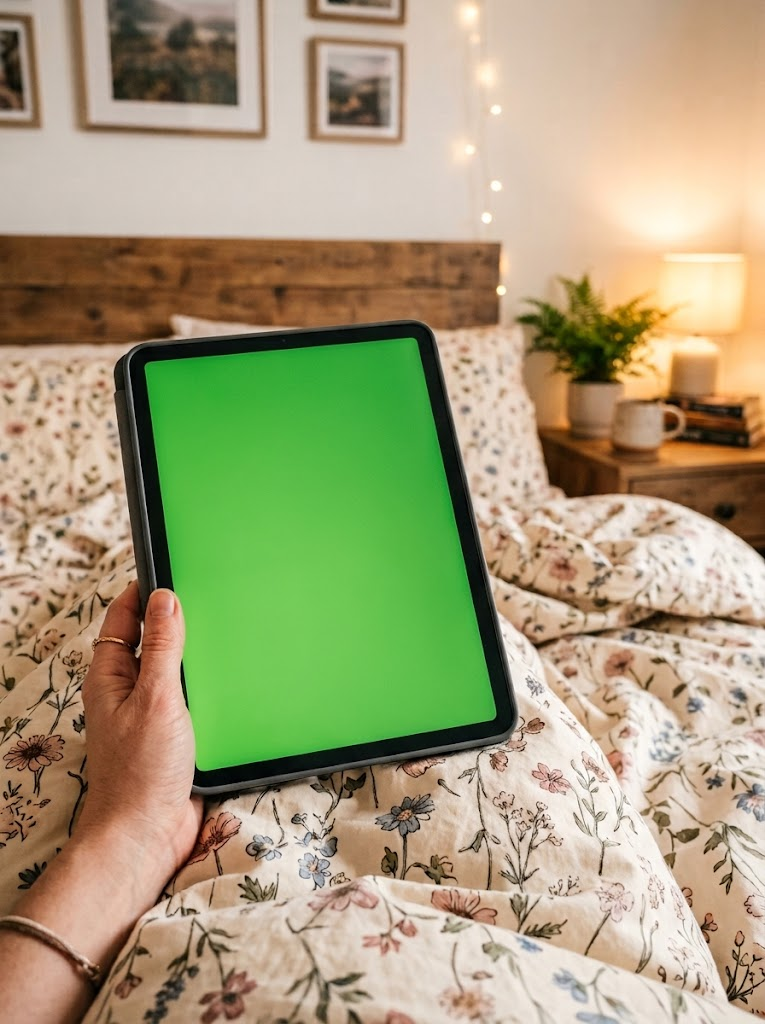
#> input picture bg_ipad.jpg, 765 x 1024 px, given in place of Computer_screen_on_desk_dc3c251f.jpg, which was not available
$ python make_1388d_s3_screens.py
#> lines starting #> are read from the running program, lines starting #| are printed output that depends on the picture; after the words box and inside, x2 and y2 are one past the last pixel; in counts of white or black regions, pixels touching at a corner belong together
#!/usr/bin/env python3
"""
1388 (Drops) слайд 3: фото экрана компьютера из Flow → на экран ставим НАСТОЯЩИЙ скрин drops.game.
Flow держит крупные «DROP A SONG.» / «get a playable game.», но мелкий текст портит («Get starnd», «Upload a cong»),
поэтому содержимое экрана заменяется скрином с той же перспективой; блики окна и оттенок жёлтого берутся с фото.

Углы области содержимого экрана (TL, TR, BR, BL) в пикселях исходного фото — SCREENS; скрин под пропорции экрана.
Результат 2× от исходника → output/1388d_slides/s3_photo/<имя>.jpg

  python make_1388d_s3_screens.py
"""

from __future__ import annotations

from pathlib import Path

import cv2
import numpy as np
from PIL import Image, ImageFilter

ROOT = Path(__file__).resolve().parent
SRC = ROOT / "downloads" / "1388d" / "zip65"
SHOT = ROOT / "downloads" / "1388d"
OUT = ROOT / "output" / "1388d_slides" / "s3_photo"
UP = 2

SCREENS = {   # фото → (углы TL, TR, BR, BL; скрин сайта)
    "Computer_screen_on_desk_dc3c251f": ([(182.5, 575.5), (677.0, 577.4), (680.5, 860.0), (178.5, 865.0)],
                                         "screen_drops_169.png", "imac_01"),
    "Laptop_showing_website_on_desk_914657d6": ([(230.0, 584.0), (683.0, 584.0), (690.5, 872.0), (223.0, 872.0)],
                                                "screen_drops_1610.png", "macbook_01"),
}


def yellow_mask(rgb: np.ndarray) -> np.ndarray:
    r, g, b = (rgb[..., k].astype(np.int16) for k in range(3))
    return (r > 170) & (g > 140) & (b < 130) & (r - b > 80)


def smooth_fill(values: np.ndarray, mask: np.ndarray, sigma: float) -> np.ndarray:
    """Нормированная свёртка: гладкая карта по точкам mask, дыры (буквы, кнопки) заполняются соседями."""
    v = cv2.GaussianBlur(np.where(mask, values, 0).astype(np.float32), (0, 0), sigma)
    w = cv2.GaussianBlur(mask.astype(np.float32), (0, 0), sigma)
    return v / np.maximum(w, 1e-3)


def compose(stem: str, quad, shot_name: str, out_name: str) -> Path:
#> called with stem = 'Computer_screen_on_desk_dc3c251f', shot_name = 'screen_drops_169.png', out_name = 'imac_01'
    photo = Image.open(SRC / f"{stem}.jpg").convert("RGB")
#> photo is the input picture: PIL image 765x1024 RGB; mean R, G, B 165.3, 158.6, 121.7
    W, H = photo.width * UP, photo.height * UP
#> W = 1530; H = 2048
    base = np.asarray(photo.resize((W, H), Image.Resampling.LANCZOS)).astype(np.float32)
    dst = np.float32(quad) * UP
    qw = int(max(np.linalg.norm(dst[1] - dst[0]), np.linalg.norm(dst[2] - dst[3])))
    shot = Image.open(SHOT / shot_name).convert("RGB")
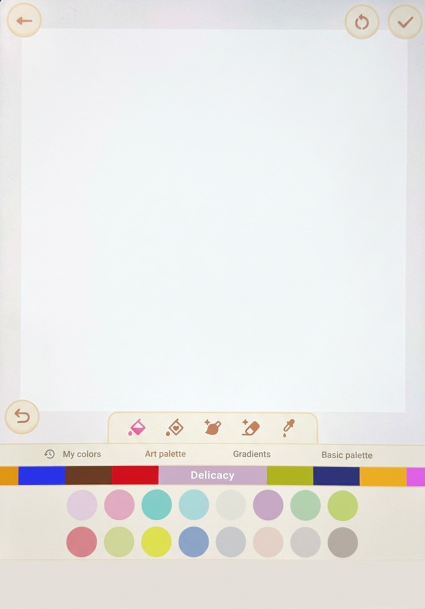
#> input picture canvas.jpg, 850 x 1217 px, given in place of screen_drops_169.png, which was not available (shown at 1/2 size)
#> shot is the input picture: PIL image 850x1217 RGB; mean R, G, B 232.2, 231.5, 229.4
    shot = shot.resize((int(qw * 1.25), int(qw * 1.25 * shot.height / shot.width)), Image.Resampling.LANCZOS)
#> shot: PIL image 1255x1796 RGB
    s = np.asarray(shot).astype(np.float32)
    src = np.float32([(0, 0), (s.shape[1], 0), (s.shape[1], s.shape[0]), (0, s.shape[0])])
    M = cv2.getPerspectiveTransform(src, dst)
    warp = cv2.warpPerspective(s, M, (W, H), flags=cv2.INTER_LINEAR)
    poly = np.zeros((H, W), np.uint8)
    cv2.fillPoly(poly, [np.round(dst).astype(np.int32)], 255)
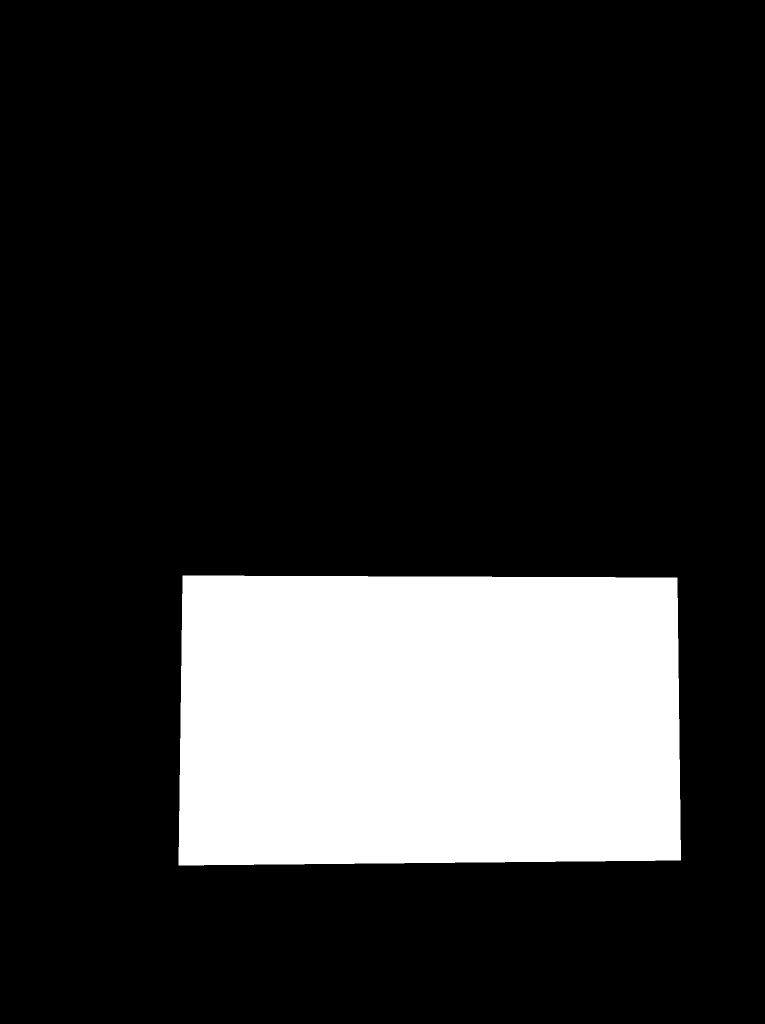
#> poly: shape (2048, 1530) (shown at 1/2 size); 18.2% white; 1 white region, box (x1, y1, x2, y2) and area: (357, 1151, 1362, 1731) 571567
    inside = poly > 0

    # блики/виньетка экрана с фото: яркость жёлтого фона Flow относительно медианы → гладкая карта усиления
    ym_f = yellow_mask(base) & inside
#> in yellow_mask, `r, g, b = (rgb[..., k].astype(np.int16) for k in range(3))`:
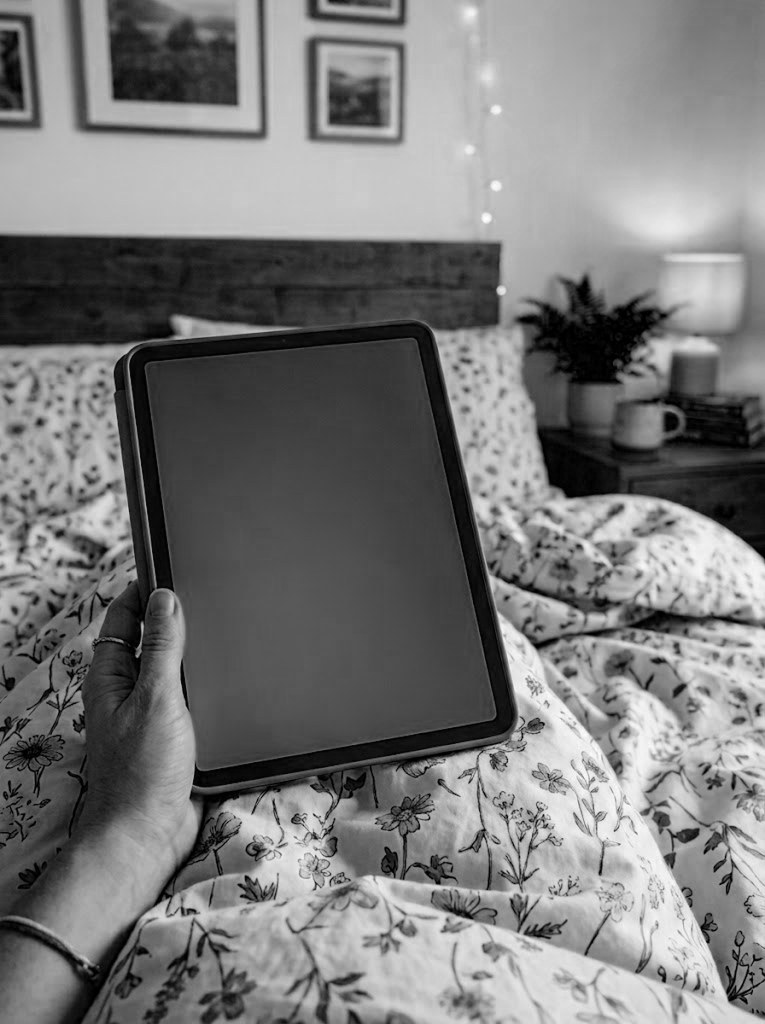
#> b: shape (2048, 1530) int16 (shown at 1/2 size); min 0, max 255, mean 121.7
#> in yellow_mask, `return (r > 170) & (g > 140) & (b < 130) & (r - b > 80)`: returned value: shape (2048, 1530) bool; 1.6% white; 261 white regions (192 under 20 px), largest, box (x1, y1, x2, y2) and area: (1118, 488, 1530, 866) 31568, (85, 1621, 279, 1854) 4209, (1319, 897, 1452, 932) 2558
#> ym_f: shape (2048, 1530) bool; 0.06% white; 69 white regions (47 under 20 px), largest, box (x1, y1, x2, y2) and area: (442, 1690, 486, 1716) 343, (1218, 1434, 1236, 1449) 181, (1103, 1154, 1141, 1167) 132
    lum_f = base.mean(2)
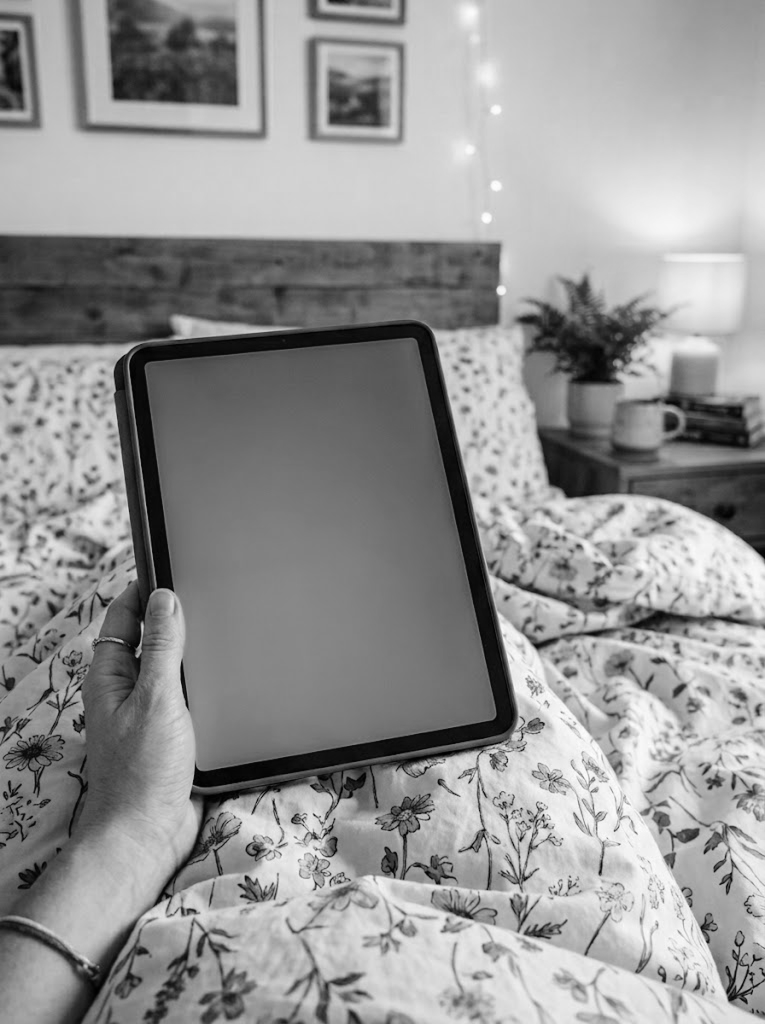
#> lum_f: shape (2048, 1530) float32 (shown at 1/2 size); min 0, max 255, mean 148.5
    ref_f = np.median(lum_f[ym_f])
#> ref_f = 154.3
    gain = smooth_fill(lum_f / ref_f, ym_f, 14 * UP)
    gain = np.clip(gain, 0.85, 1.18)
    # оттенок: жёлтый скрина → жёлтый с фото (по каналам)
    ym_s = yellow_mask(warp) & inside
#> in yellow_mask (call 2), `return (r > 170) & (g > 140) & (b < 130) & (r - b > 80)`:
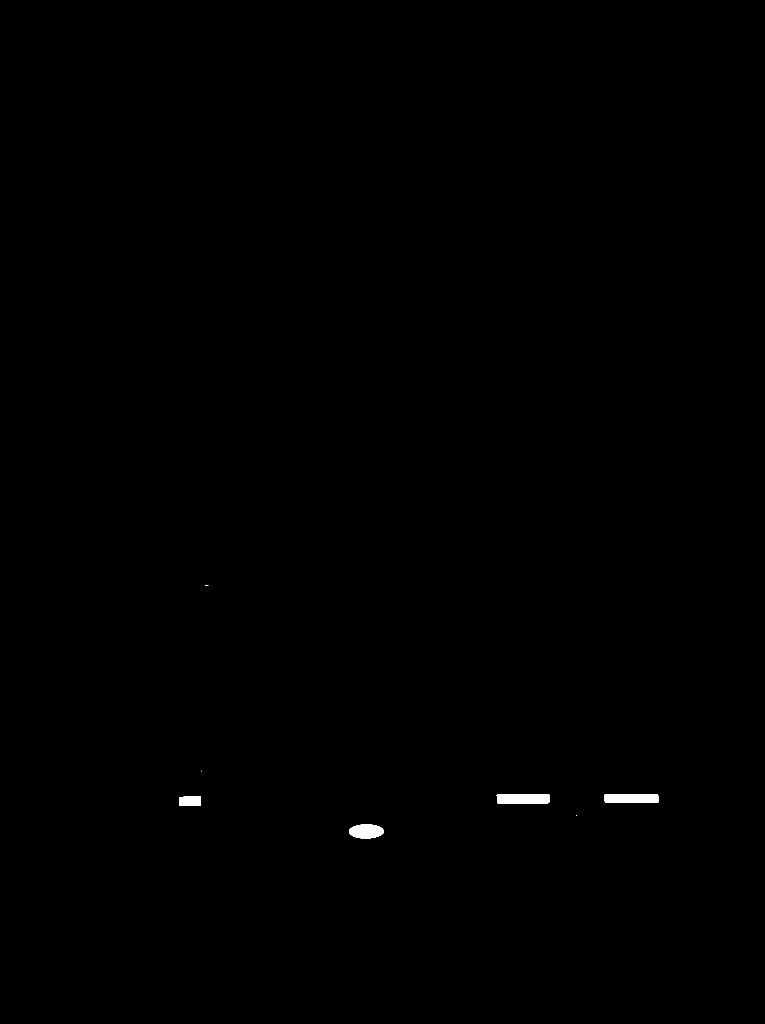
#> returned value: shape (2048, 1530) bool (shown at 1/2 size); 0.2% white; 7 white regions (3 under 20 px), largest, box (x1, y1, x2, y2) and area: (1209, 1588, 1317, 1606) 1935, (993, 1589, 1100, 1607) 1891, (698, 1649, 768, 1677) 1570, (359, 1593, 402, 1612) 805
    tint = np.clip(np.median(base[ym_f], 0) / np.maximum(np.median(warp[ym_s], 0), 1), 0.92, 1.08)
#> tint = [0.92, 0.92, 1.08]
    scr = warp * tint[None, None, :]
    grey = scr.mean(2, keepdims=True)
    scr = grey + (scr - grey) * 0.9                                  # снятый на телефон экран чуть менее насыщен
    scr = (scr * 0.93 + 14) * gain[..., None]                        # чёрный экрана не 0: приподнять тени
    scr = np.clip(scr, 0, 255)
    scr = cv2.GaussianBlur(scr, (0, 0), 0.55 * UP / 2)                 # мягкость камеры телефона
    rng = np.random.default_rng(1388)
    scr = np.clip(scr + rng.normal(0, 2.2, scr.shape[:2])[..., None], 0, 255)   # зерно как на фото

    a = cv2.GaussianBlur(poly.astype(np.float32) / 255, (0, 0), 0.6 * UP)[..., None]
    out = base * (1 - a) + scr * a
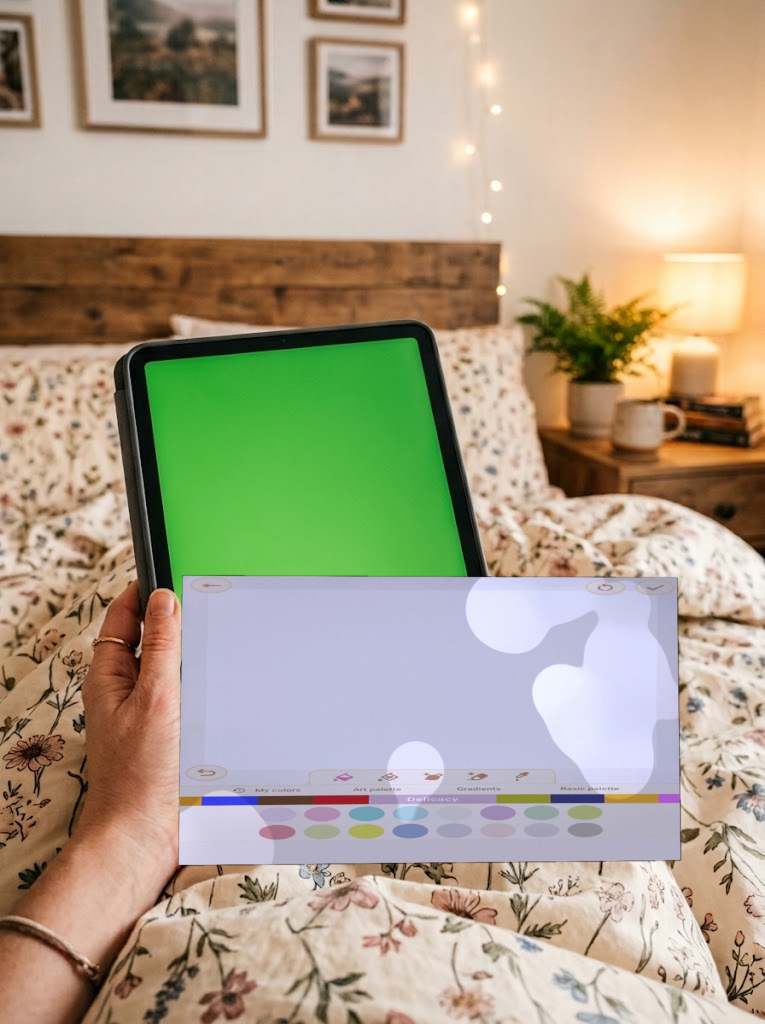
#> out: shape (2048, 1530, 3) float64 (shown at 1/2 size); mean R, G, B 173.1, 162.3, 139.5; drawn with min black and max white
    OUT.mkdir(parents=True, exist_ok=True)
    p = OUT / f"{out_name}.jpg"
    Image.fromarray(out.astype(np.uint8)).save(p, quality=95)
    return p


def main() -> int:
    for stem, (quad, shot, name) in SCREENS.items():
        print(compose(stem, quad, shot, name))
    return 0


if __name__ == "__main__":
#> (the run stopped early here; a loop or call above may not have finished)
